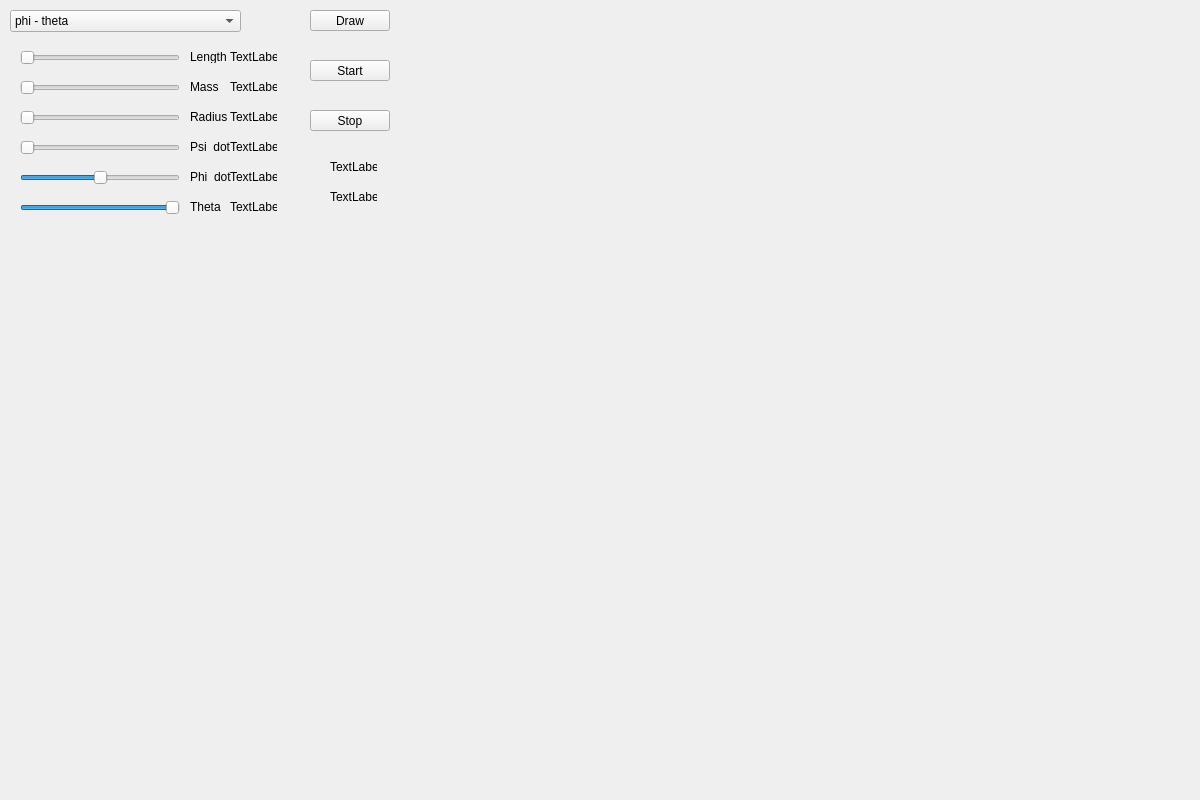
<?xml version="1.0" encoding="UTF-8"?>
<ui version="4.0">
 <class>MainWindow</class>
 <widget class="QMainWindow" name="MainWindow">
  <property name="geometry">
   <rect>
    <x>0</x>
    <y>0</y>
    <width>1200</width>
    <height>800</height>
   </rect>
  </property>
  <property name="windowTitle">
   <string>MainWindow</string>
  </property>
  <widget class="QWidget" name="centralWidget">
   <widget class="QComboBox" name="comboBox">
    <property name="geometry">
     <rect>
      <x>10</x>
      <y>10</y>
      <width>231</width>
      <height>22</height>
     </rect>
    </property>
    <item>
     <property name="text">
      <string>phi - theta</string>
     </property>
    </item>
    <item>
     <property name="text">
      <string>time - psi</string>
     </property>
    </item>
   </widget>
   <widget class="QPushButton" name="Draw">
    <property name="geometry">
     <rect>
      <x>310</x>
      <y>10</y>
      <width>80</width>
      <height>21</height>
     </rect>
    </property>
    <property name="text">
     <string>Draw</string>
    </property>
   </widget>
   <widget class="QSlider" name="length">
    <property name="geometry">
     <rect>
      <x>20</x>
      <y>50</y>
      <width>160</width>
      <height>16</height>
     </rect>
    </property>
    <property name="minimum">
     <number>15</number>
    </property>
    <property name="maximum">
     <number>20</number>
    </property>
    <property name="orientation">
     <enum>Qt::Horizontal</enum>
    </property>
   </widget>
   <widget class="QLabel" name="label">
    <property name="geometry">
     <rect>
      <x>190</x>
      <y>50</y>
      <width>47</width>
      <height>13</height>
     </rect>
    </property>
    <property name="text">
     <string>Length</string>
    </property>
   </widget>
   <widget class="QSlider" name="mass">
    <property name="geometry">
     <rect>
      <x>20</x>
      <y>80</y>
      <width>160</width>
      <height>16</height>
     </rect>
    </property>
    <property name="minimum">
     <number>1</number>
    </property>
    <property name="maximum">
     <number>20</number>
    </property>
    <property name="orientation">
     <enum>Qt::Horizontal</enum>
    </property>
   </widget>
   <widget class="QLabel" name="label_2">
    <property name="geometry">
     <rect>
      <x>190</x>
      <y>80</y>
      <width>47</width>
      <height>13</height>
     </rect>
    </property>
    <property name="text">
     <string>Mass</string>
    </property>
   </widget>
   <widget class="QSlider" name="radius">
    <property name="geometry">
     <rect>
      <x>20</x>
      <y>110</y>
      <width>160</width>
      <height>16</height>
     </rect>
    </property>
    <property name="minimum">
     <number>5</number>
    </property>
    <property name="maximum">
     <number>8</number>
    </property>
    <property name="orientation">
     <enum>Qt::Horizontal</enum>
    </property>
   </widget>
   <widget class="QLabel" name="label_3">
    <property name="geometry">
     <rect>
      <x>190</x>
      <y>110</y>
      <width>47</width>
      <height>13</height>
     </rect>
    </property>
    <property name="text">
     <string>Radius</string>
    </property>
   </widget>
   <widget class="QSlider" name="psi_dot">
    <property name="geometry">
     <rect>
      <x>20</x>
      <y>140</y>
      <width>160</width>
      <height>16</height>
     </rect>
    </property>
    <property name="minimum">
     <number>500</number>
    </property>
    <property name="maximum">
     <number>1000</number>
    </property>
    <property name="orientation">
     <enum>Qt::Horizontal</enum>
    </property>
   </widget>
   <widget class="QLabel" name="label_4">
    <property name="geometry">
     <rect>
      <x>190</x>
      <y>140</y>
      <width>47</width>
      <height>13</height>
     </rect>
    </property>
    <property name="text">
     <string>Psi_dot</string>
    </property>
   </widget>
   <widget class="QSlider" name="phi_dot">
    <property name="geometry">
     <rect>
      <x>20</x>
      <y>170</y>
      <width>160</width>
      <height>16</height>
     </rect>
    </property>
    <property name="minimum">
     <number>-30</number>
    </property>
    <property name="maximum">
     <number>30</number>
    </property>
    <property name="orientation">
     <enum>Qt::Horizontal</enum>
    </property>
   </widget>
   <widget class="QLabel" name="label_5">
    <property name="geometry">
     <rect>
      <x>190</x>
      <y>170</y>
      <width>47</width>
      <height>13</height>
     </rect>
    </property>
    <property name="text">
     <string>Phi_dot</string>
    </property>
   </widget>
   <widget class="QSlider" name="theta">
    <property name="geometry">
     <rect>
      <x>20</x>
      <y>200</y>
      <width>160</width>
      <height>16</height>
     </rect>
    </property>
    <property name="minimum">
     <number>785</number>
    </property>
    <property name="maximum">
     <number>1570</number>
    </property>
    <property name="value">
     <number>1570</number>
    </property>
    <property name="orientation">
     <enum>Qt::Horizontal</enum>
    </property>
   </widget>
   <widget class="QLabel" name="label_6">
    <property name="geometry">
     <rect>
      <x>190</x>
      <y>200</y>
      <width>47</width>
      <height>13</height>
     </rect>
    </property>
    <property name="text">
     <string>Theta</string>
    </property>
   </widget>
   <widget class="QPushButton" name="start">
    <property name="geometry">
     <rect>
      <x>310</x>
      <y>60</y>
      <width>80</width>
      <height>21</height>
     </rect>
    </property>
    <property name="text">
     <string>Start</string>
    </property>
   </widget>
   <widget class="QPushButton" name="stop">
    <property name="geometry">
     <rect>
      <x>310</x>
      <y>110</y>
      <width>80</width>
      <height>21</height>
     </rect>
    </property>
    <property name="text">
     <string>Stop</string>
    </property>
   </widget>
   <widget class="QLabel" name="length_value">
    <property name="geometry">
     <rect>
      <x>230</x>
      <y>50</y>
      <width>47</width>
      <height>13</height>
     </rect>
    </property>
    <property name="text">
     <string>TextLabel</string>
    </property>
   </widget>
   <widget class="QLabel" name="mass_value">
    <property name="geometry">
     <rect>
      <x>230</x>
      <y>80</y>
      <width>47</width>
      <height>13</height>
     </rect>
    </property>
    <property name="text">
     <string>TextLabel</string>
    </property>
   </widget>
   <widget class="QLabel" name="radius_value">
    <property name="geometry">
     <rect>
      <x>230</x>
      <y>110</y>
      <width>47</width>
      <height>13</height>
     </rect>
    </property>
    <property name="text">
     <string>TextLabel</string>
    </property>
   </widget>
   <widget class="QLabel" name="psi_dot_value">
    <property name="geometry">
     <rect>
      <x>230</x>
      <y>140</y>
      <width>47</width>
      <height>13</height>
     </rect>
    </property>
    <property name="text">
     <string>TextLabel</string>
    </property>
   </widget>
   <widget class="QLabel" name="phi_dot_value">
    <property name="geometry">
     <rect>
      <x>230</x>
      <y>170</y>
      <width>47</width>
      <height>13</height>
     </rect>
    </property>
    <property name="text">
     <string>TextLabel</string>
    </property>
   </widget>
   <widget class="QLabel" name="theta_value">
    <property name="geometry">
     <rect>
      <x>230</x>
      <y>200</y>
      <width>47</width>
      <height>13</height>
     </rect>
    </property>
    <property name="text">
     <string>TextLabel</string>
    </property>
   </widget>
   <widget class="QLabel" name="mintheta">
    <property name="geometry">
     <rect>
      <x>330</x>
      <y>190</y>
      <width>47</width>
      <height>13</height>
     </rect>
    </property>
    <property name="text">
     <string>TextLabel</string>
    </property>
   </widget>
   <widget class="QLabel" name="maxtheta">
    <property name="geometry">
     <rect>
      <x>330</x>
      <y>160</y>
      <width>47</width>
      <height>13</height>
     </rect>
    </property>
    <property name="text">
     <string>TextLabel</string>
    </property>
   </widget>
   <widget class="QWidget" name="scene" native="true">
    <property name="geometry">
     <rect>
      <x>450</x>
      <y>50</y>
      <width>600</width>
      <height>600</height>
     </rect>
    </property>
   </widget>
  </widget>
 </widget>
 <layoutdefault spacing="6" margin="11"/>
 <resources/>
 <connections/>
</ui>
